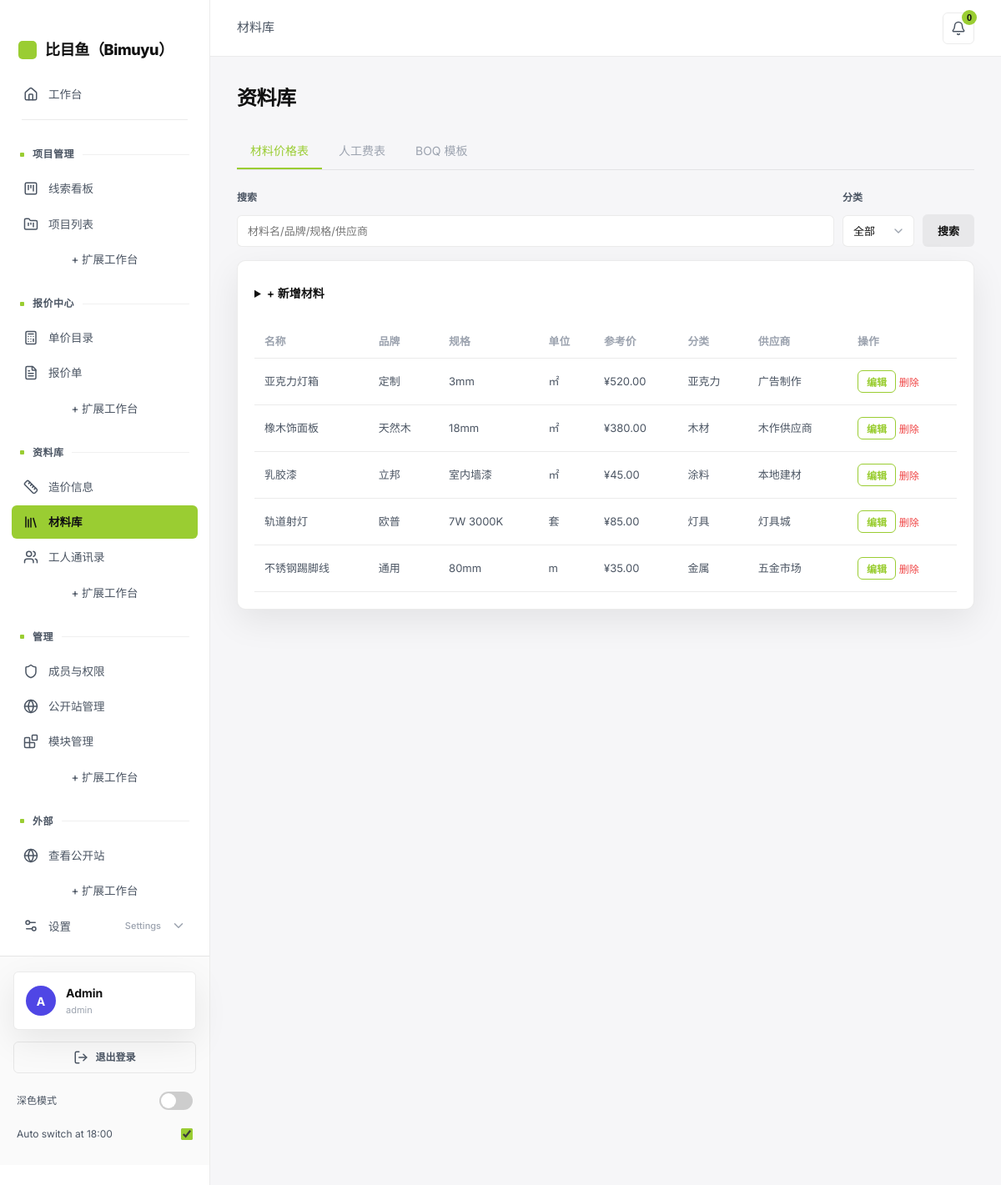
The app's page /app/library (signed in) with its own data.
### tables this page shows
CREATE TABLE collaborators (
  id INTEGER PRIMARY KEY AUTOINCREMENT,
  email TEXT UNIQUE NOT NULL,
  password_hash TEXT NOT NULL,
  display_name TEXT,
  role TEXT DEFAULT 'viewer',
  project_ids TEXT DEFAULT '[]',
  invited_by TEXT,
  invited_at DATETIME,
  expires_at DATETIME,
  last_access_at DATETIME,
  revoked BOOLEAN DEFAULT FALSE,
  token TEXT
, avatar_url TEXT, username TEXT, membership_level TEXT DEFAULT 'standard', login_days INTEGER DEFAULT 0, earnings REAL DEFAULT 0, onboarding_done INTEGER DEFAULT 0);

CREATE TABLE materials (
  id INTEGER PRIMARY KEY AUTOINCREMENT,
  name TEXT NOT NULL,
  brand TEXT,
  spec TEXT,
  unit TEXT,
  ref_price REAL,
  supplier TEXT,
  category TEXT,
  updated_at DATETIME DEFAULT CURRENT_TIMESTAMP
);

### app/routers/library.py (the view)
@router.get("", response_class=HTMLResponse)
async def library_index(
    request: Request,
    user: dict = Depends(get_current_user),
    q: str = "",
    category: str = "",
):
    with db_session() as conn:
        if q or category:
            sql = "SELECT * FROM materials WHERE 1=1"
            params = []
            if q:
                sql += " AND (name LIKE ? OR brand LIKE ? OR spec LIKE ? OR supplier LIKE ?)"
                like = f"%{q}%"
                params.extend([like, like, like, like])
            if category:
                sql += " AND category = ?"
                params.append(category)
            sql += " ORDER BY category, name"
            materials = rows_to_list(conn.execute(sql, params).fetchall())
        else:
            materials = rows_to_list(conn.execute("SELECT * FROM materials ORDER BY category, name").fetchall())
        if q:
            labor = rows_to_list(
                conn.execute(
                    "SELECT * FROM labor_items WHERE name LIKE ? ORDER BY name",
                    (f"%{q}%",),
                ).fetchall()
            )
        else:
            labor = rows_to_list(conn.execute("SELECT * FROM labor_items ORDER BY name").fetchall())
        boq_templates = rows_to_list(conn.execute("SELECT * FROM boq_templates ORDER BY name").fetchall())
        categories = [r[0] for r in conn.execute("SELECT DISTINCT category FROM materials ORDER BY category").fetchall()]
    return templates.TemplateResponse(
        "app/library/index.html",
        {
            "request": request,
            "user": user,
            "materials": materials,
            "labor": labor,
            "boq_templates": boq_templates,
            "q": q,
            "category": category,
            "categories": categories,
        },
    )

### templates/app/library/index.html (shortened to what this page needs)
{% extends "app/base.html" %}
{% block content %}
<div class="app-header"><h1>资料库</h1></div>
<div class="tabs">
  <a class="tab {% if not request.query_params.get('tab') or request.query_params.get('tab') == 'materials' %}active{% endif %}" href="?tab=materials&q={{ q }}&category={{ category }}">材料价格表</a>
  <a class="tab {% if request.query_params.get('tab') == 'labor' %}active{% endif %}" href="?tab=labor&q={{ q }}">人工费表</a>
  <a class="tab {% if request.query_params.get('tab') == 'templates' %}active{% endif %}" href="?tab=templates">BOQ 模板</a>
</div>
{% set current_tab = request.query_params.get('tab', 'materials') %}
{% if current_tab != 'templates' %}
<form method="get" style="display:flex;gap:10px;margin-bottom:16px;align-items:end;flex-wrap:wrap">
  <div class="form-group" style="margin:0;flex:1;min-width:200px">
    <label>搜索</label>
    <input name="q" value="{{ q }}" placeholder="{% if current_tab == 'materials' %}材料名/品牌/规格/供应商{% else %}工种名称{% endif %}" style="width:100%">
  </div>
  {% if current_tab == 'materials' %}
  <div class="form-group" style="margin:0">
    <label>分类</label>
    <select name="category">
      <option value="">全部</option>
    </select>
  </div>
  {% endif %}
  <button type="submit" class="btn">搜索</button>
</form>
{% endif %}
{% if current_tab == 'materials' %}
<div class="card">
  {% if user.role == 'admin' %}
  <details style="margin-bottom:20px">
    <summary style="cursor:pointer;font-weight:600;padding:8px 0">+ 新增材料</summary>
  </details>
  {% endif %}
  <table>
    <thead><tr><th>名称</th><th>品牌</th><th>规格</th><th>单位</th><th>参考价</th><th>分类</th><th>供应商</th>{% if user.role == 'admin' %}<th>操作</th>{% endif %}</tr></thead>
    <tbody>
      {% for m in materials %}
      <tr id="mat-row-{{ m.id }}">
        <td class="mat-display" data-field="name">{{ m.name }}</td>
        <td class="mat-display" data-field="brand">{{ m.brand or '—' }}</td>
        <td class="mat-display" data-field="spec">{{ m.spec or '—' }}</td>
        <td class="mat-display" data-field="unit">{{ m.unit }}</td>
        <td class="mat-display" data-field="ref_price">¥{{ '{:,.2f}'.format(m.ref_price or 0) }}</td>
        <td class="mat-display" data-field="category">{{ m.category }}</td>
        <td class="mat-display" data-field="supplier">{{ m.supplier or '—' }}</td>
        {% if user.role == 'admin' %}
        <td class="mat-display">
          <button type="button" class="btn btn-outline" style="padding:4px 10px;font-size:.75rem" onclick="editMaterial({{ m.id }})">编辑</button>
          <form method="post" action="/app/library/materials/{{ m.id }}/delete" style="display:inline" onsubmit="return confirm('确认删除？')">
            <button type="submit" style="background:none;border:none;color:var(--color-error);cursor:pointer;font-size:.75rem">删除</button>
          </form>
        </td>
        {% endif %}
      </tr>
      {% else %}
      <tr><td colspan="{% if user.role == 'admin' %}8{% else %}7{% endif %}" style="color:var(--muted);text-align:center;padding:24px">
        {% if q or category %}未找到匹配的材料{% else %}暂无材料数据{% endif %}
      </td></tr>
      {% endfor %}
    </tbody>
  </table>
</div>
{% endif %}
{% endblock %}

### templates/app/base.html (shortened to what this page needs)
<!DOCTYPE html>
<html lang="zh-CN">
<head>
  <link rel="stylesheet" href="/static/css/style.css">
  <link rel="stylesheet" href="/static/css/halo.css?v=19">
  <link rel="stylesheet" href="/static/css/cockpit.css?v=3">
  <link rel="stylesheet" href="https://cdnjs.cloudflare.com/ajax/libs/cropperjs/1.6.1/cropper.min.css">
</head>
<body>
  <div class="app-layout">
    <aside class="app-sidebar">
      <div class="sidebar-brand">
        <span class="brand-mark" aria-hidden="true"></span>
        <span>比目鱼（Bimuyu）</span>
      </div>
      {% set cur = request.url.path %}
      {% set t = request.query_params.get('tab', '') %}
      {% set extend_base = "https://vsence.com/pricing" %}
      {% set _parts = cur.split('/') %}
      {% set _section = '/' + _parts[1] + ('/' + _parts[2] if _parts|length > 2 and _parts[2] != '' else '') %}
      {% set _title_map = {
        '/app': '工作台',
        '/app/dashboard': '工作台',
        '/dashboard': '工作台',
        '/app/pipeline': '线索看板',
        '/app/projects': '项目列表',
        '/app/quotes': '报价单',
        '/app/catalog': '单价目录',
        '/app/calculator': '造价信息',
        '/app/library': '材料库',
        '/app/workers': '工人通讯录',
        '/app/settings': '设置',
        '/app/modules': '模块管理',
        '/app/notifications': '消息中心',
        '/app/tasks': '待办'
      } %}
      {% set section_title = _title_map.get(_section, '工作台') %}
      <nav data-onb="nav">
        <ul class="app-nav">
          <li>
            <a href="/dashboard" class="nav-dash{% if cur == '/dashboard' or cur == '/app/dashboard' or cur == '/app/' %} active{% endif %}">
              <i data-lucide="home"></i>
              工作台
            </a>
          </li>
          <li class="nav-divider"></li>
          <li class="nav-section"><span class="nav-section__zh">项目管理</span></li>
          <li><a href="/app/pipeline" {% if cur == '/app/pipeline' %}class="active"{% endif %}><i data-lucide="kanban-square"></i>线索看板</a></li>
          <li><a href="/app/projects" {% if cur == '/app/projects' %}class="active"{% endif %}><i data-lucide="folder-kanban"></i>项目列表</a></li>
          <li><a class="nav-extend" href="{{ extend_base }}?from=projects" target="_blank" rel="noopener">+ 扩展工作台</a></li>
          <li class="nav-section"><span class="nav-section__zh">报价中心</span></li>
          <li><a href="/app/catalog" {% if cur == '/app/catalog' %}class="active"{% endif %}><i data-lucide="calculator"></i>单价目录</a></li>
          <li><a href="/app/quotes" {% if cur == '/app/quotes' %}class="active"{% endif %}><i data-lucide="file-text"></i>报价单</a></li>
          <li><a class="nav-extend" href="{{ extend_base }}?from=quotes" target="_blank" rel="noopener">+ 扩展工作台</a></li>
          <li class="nav-section"><span class="nav-section__zh">资料库</span></li>
          <li><a href="/app/calculator" {% if cur == '/app/calculator' %}class="active"{% endif %}><i data-lucide="ruler"></i>造价信息</a></li>
          <li><a href="/app/library" {% if cur == '/app/library' %}class="active"{% endif %}><i data-lucide="library"></i>材料库</a></li>
          <li><a href="/app/workers" {% if cur == '/app/workers' %}class="active"{% endif %}><i data-lucide="users"></i>工人通讯录</a></li>
          <li><a class="nav-extend" href="{{ extend_base }}?from=library" target="_blank" rel="noopener">+ 扩展工作台</a></li>
          {% if user and user.role == 'admin' %}
          <li class="nav-section"><span class="nav-section__zh">管理</span></li>
          <li><a href="/app/settings?tab=members" {% if cur == '/app/settings' and t == 'members' %}class="active"{% endif %}><i data-lucide="shield"></i>成员与权限</a></li>
          <li><a href="/app/settings?tab=public" {% if cur == '/app/settings' and t == 'public' %}class="active"{% endif %}><i data-lucide="globe"></i>公开站管理</a></li>
          <li><a href="/app/modules" {% if cur == '/app/modules' %}class="active"{% endif %}><i data-lucide="blocks"></i>模块管理</a></li>
          <li><a class="nav-extend" href="{{ extend_base }}?from=manage" target="_blank" rel="noopener">+ 扩展工作台</a></li>
          {% endif %}
          <li class="nav-section"><span class="nav-section__zh">外部</span></li>
          <li data-onb="public"><a href="/" target="_blank"><i data-lucide="globe"></i>查看公开站</a></li>
          <li><a class="nav-extend" href="{{ extend_base }}?from=external" target="_blank" rel="noopener">+ 扩展工作台</a></li>
          {% if user and user.role == 'admin' %}
          <li class="nav-dropdown {% if cur == '/app/settings' %}open{% endif %}" data-onb="settings">
            <button type="button" class="nav-dropdown__toggle" aria-haspopup="true" aria-expanded="{% if cur == '/app/settings' %}true{% else %}false{% endif %}" onclick="var d=this.parentElement;d.classList.toggle('open');this.setAttribute('aria-expanded',d.classList.contains('open'))">
              <span class="nav-dropdown__main"><i data-lucide="settings-2"></i><span class="nav-dropdown__zh">设置</span></span><span class="nav-dropdown__en">Settings</span>
              <i data-lucide="chevron-down" class="nav-dropdown__chevron"></i>
            </button>
          </li>
          {% endif %}
        </ul>
      </nav>
      <div class="sidebar-footer">
          <div class="sidebar-user" id="sidebarUser" data-onb="account"
               onclick="location.href='/app/account'" title="查看账户与权益">
            {% if user.avatar_url %}
            <img class="user-avatar" src="{{ user.avatar_url }}" alt="">
            {% else %}
            <span class="user-avatar" aria-hidden="true">{{ (user.display_name or user.username or user.email)[0:1] | upper }}</span>
            {% endif %}
            <div class="user-info">
              <span class="user-name">{{ user.display_name or user.username or user.email }}</span>
              <span class="user-role">{{ (user.role or 'member') | lower }}</span>
            </div>
          </div>
          <a href="/app/logout" class="sidebar-logout">
            <i data-lucide="log-out"></i>
            <span>退出登录</span>
          </a>
        <div class="theme-switch-row">
          <span class="theme-switch-label">深色模式</span>
          <label class="switch switch--small" title="Toggle dark / light theme">
            <span class="slider"></span>
          </label>
        </div>
        <label class="auto-toggle-row" title="Automatically switch to dark mode after 18:00">
          <span class="auto-label">Auto switch at 18:00</span>
          <input type="checkbox" id="autoToggle" onchange="toggleAuto()">
        </label>
      </div>
    </aside>
    <main class="app-main">
      <header class="app-topbar" data-onb="top">
        <div class="topbar-left">
          <span class="topbar-section">{{ section_title }}</span>
        </div>
        <div class="topbar-right">
          <div class="topbar-bell" id="bellWrap">
            <button type="button" class="topbar-bell__btn" id="bellBtn"
                    aria-label="消息中心" aria-haspopup="true" aria-expanded="false">
              <i data-lucide="bell"></i>
              <span class="topbar-bell__badge" id="bellBadge" hidden>0</span>
            </button>
          </div>
        </div>
      </header>
      <div class="content">
        {% block content %}{% endblock %}
      </div>
    </main>
  </div>
</body>
</html>

### static/css/style.css (style rules this page uses)
:root { --bg: #f7f4ee; --surface: #ffffff; --text: #1c201d; --muted: #6a645d; --accent: #63615A; --accent-rgb: 99, 97, 90; --accent-signature: #c8ff00; --case-accent: #c8ff00; --accent-light: #ece9e3; --border: #e3ddd2; --radius: 14px; --radius-lg: 24px; --shadow: 0 10px 30px rgba(var(--accent-rgb), 0.08); --shadow-card: 0 8px 24px rgba(0, 0, 0, .06); --shadow-card-hover: 0 12px 30px rgba(26, 22, 20, .12); --cases-grid-cols: 2; --cases-grid-gap: 20px; --cases-grid-mt: 30px; --lift: -6px; --ease-out: cubic-bezier(.23, 1, .32, 1); --font: "Prompt", "Noto Sans SC", "PingFang SC", -apple-system, BlinkMacSystemFont, "Segoe UI", sans-serif; --font-display: "Prompt", "Noto Sans SC", sans-serif; }
* { box-sizing: border-box; margin: 0; padding: 0; }
body { font-family: var(--font); background: var(--bg); color: var(--text); line-height: 1.6; min-height: 100vh; }
a { color: var(--accent); text-decoration: none; }
.btn, .btn-primary { display: inline-block; padding: 12px 28px; background: transparent; color: var(--accent) !important; border: 1px solid var(--accent); border-radius: 100px; font-size: .9rem; font-weight: 500; cursor: pointer; text-decoration: none !important; transition: background-color .3s ease, color .3s ease, border-color .3s ease; }
.btn-outline { background: transparent; border: 1px solid var(--accent); color: var(--accent) !important; }
.app-layout { display: flex; min-height: 100vh; }
.app-sidebar { width: 220px; background: var(--accent); color: #fff; padding: 24px 0; flex-shrink: 0; }
.app-nav { list-style: none; }
.app-nav a { display: block; padding: 10px 20px; color: rgba(255,255,255,.75); font-size: .875rem; text-decoration: none; }
.app-nav a:hover, .app-nav a.active { background: rgba(255,255,255,.1); color: #fff; text-decoration: none; }
.app-main { flex: 1; padding: 32px; overflow-x: auto; }
.app-header { display: flex; justify-content: space-between; align-items: center; margin-bottom: 28px; }
.app-header h1 { font-size: 1.5rem; font-weight: 600; }
.card { background: var(--surface); border: 1px solid var(--border); border-radius: var(--radius); padding: 20px; margin-bottom: 20px; }
table { width: 100%; border-collapse: collapse; font-size: .875rem; }
th, td { padding: 10px 12px; text-align: left; border-bottom: 1px solid var(--border); }
th { color: var(--muted); font-weight: 500; font-size: .8rem; }
.form-group { margin-bottom: 16px; }
.form-group label { display: block; font-size: .8rem; color: var(--muted); margin-bottom: 6px; }
.form-group input, .form-group select, .form-group textarea { width: 100%; padding: 10px 12px; border: 1px solid var(--border); border-radius: var(--radius); font-family: inherit; font-size: .875rem; }
.tabs { display: flex; gap: 4px; border-bottom: 1px solid var(--border); margin-bottom: 24px; flex-wrap: wrap; }
.tab { padding: 10px 16px; font-size: .875rem; color: var(--muted); border-bottom: 2px solid transparent; text-decoration: none !important; }
.tab.active { color: var(--accent); border-bottom-color: var(--accent); }

### static/css/cockpit.css (style rules this page uses)
.app-nav li.nav-divider { height: 1px; margin: 10px 12px; background: var(--border); }

### records on screen
collaborators: display_name "A", display_name "Admin", role "admin"
materials: name "亚克力灯箱", brand "定制", spec "3mm", unit "㎡", ref_price "520.00", category "亚克力", supplier "广告制作"
materials: name "橡木饰面板", brand "天然木", spec "18mm", unit "㎡", ref_price "380.00", category "木材", supplier "木作供应商"
materials: name "乳胶漆", brand "立邦", spec "室内墙漆", unit "㎡", ref_price "45.00", category "涂料", supplier "本地建材"
materials: name "轨道射灯", brand "欧普", spec "7W 3000K", unit "套", ref_price "85.00", category "灯具", supplier "灯具城"
materials: name "不锈钢踢脚线", brand "通用", spec "80mm", unit "m", ref_price "35.00", category "金属", supplier "五金市场"

### other values on screen
{{ section_title }} "材料库"
